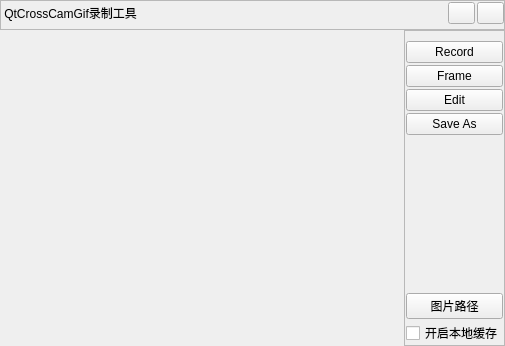
<?xml version="1.0" encoding="UTF-8"?>
<ui version="4.0">
 <class>DDCamGifWidget</class>
 <widget class="QWidget" name="DDCamGifWidget">
  <property name="windowModality">
   <enum>Qt::NonModal</enum>
  </property>
  <property name="geometry">
   <rect>
    <x>0</x>
    <y>0</y>
    <width>505</width>
    <height>346</height>
   </rect>
  </property>
  <property name="windowTitle">
   <string>DDCamGifWidget</string>
  </property>
  <property name="styleSheet">
   <string notr="true"/>
  </property>
  <layout class="QGridLayout" name="gridLayout_2">
   <property name="leftMargin">
    <number>0</number>
   </property>
   <property name="topMargin">
    <number>0</number>
   </property>
   <property name="rightMargin">
    <number>0</number>
   </property>
   <property name="bottomMargin">
    <number>0</number>
   </property>
   <property name="spacing">
    <number>0</number>
   </property>
   <item row="0" column="0">
    <layout class="QVBoxLayout" name="verticalLayout_2">
     <property name="spacing">
      <number>0</number>
     </property>
     <property name="sizeConstraint">
      <enum>QLayout::SetFixedSize</enum>
     </property>
     <item>
      <widget class="QFrame" name="topFrame">
       <property name="sizePolicy">
        <sizepolicy hsizetype="Preferred" vsizetype="Fixed">
         <horstretch>0</horstretch>
         <verstretch>0</verstretch>
        </sizepolicy>
       </property>
       <property name="minimumSize">
        <size>
         <width>0</width>
         <height>30</height>
        </size>
       </property>
       <property name="maximumSize">
        <size>
         <width>16777215</width>
         <height>30</height>
        </size>
       </property>
       <property name="frameShape">
        <enum>QFrame::StyledPanel</enum>
       </property>
       <property name="frameShadow">
        <enum>QFrame::Raised</enum>
       </property>
       <layout class="QGridLayout" name="gridLayout_4">
        <property name="leftMargin">
         <number>0</number>
        </property>
        <property name="topMargin">
         <number>0</number>
        </property>
        <property name="rightMargin">
         <number>0</number>
        </property>
        <property name="bottomMargin">
         <number>0</number>
        </property>
        <property name="spacing">
         <number>0</number>
        </property>
        <item row="0" column="0">
         <layout class="QHBoxLayout" name="horizontalLayout_2">
          <property name="spacing">
           <number>2</number>
          </property>
          <property name="bottomMargin">
           <number>4</number>
          </property>
          <item>
           <widget class="QLabel" name="label_3">
            <property name="sizePolicy">
             <sizepolicy hsizetype="Expanding" vsizetype="Preferred">
              <horstretch>0</horstretch>
              <verstretch>0</verstretch>
             </sizepolicy>
            </property>
            <property name="text">
             <string> QtCrossCamGif录制工具</string>
            </property>
           </widget>
          </item>
          <item>
           <widget class="QPushButton" name="restoreBtn">
            <property name="sizePolicy">
             <sizepolicy hsizetype="Fixed" vsizetype="Fixed">
              <horstretch>0</horstretch>
              <verstretch>0</verstretch>
             </sizepolicy>
            </property>
            <property name="minimumSize">
             <size>
              <width>27</width>
              <height>22</height>
             </size>
            </property>
            <property name="maximumSize">
             <size>
              <width>27</width>
              <height>22</height>
             </size>
            </property>
            <property name="text">
             <string/>
            </property>
           </widget>
          </item>
          <item>
           <widget class="QPushButton" name="closeBtn">
            <property name="minimumSize">
             <size>
              <width>27</width>
              <height>22</height>
             </size>
            </property>
            <property name="maximumSize">
             <size>
              <width>27</width>
              <height>22</height>
             </size>
            </property>
            <property name="text">
             <string/>
            </property>
           </widget>
          </item>
         </layout>
        </item>
       </layout>
      </widget>
     </item>
     <item>
      <layout class="QHBoxLayout" name="horizontalLayout" stretch="4,1">
       <property name="spacing">
        <number>0</number>
       </property>
       <item>
        <widget class="QFrame" name="DDLeftFrame">
         <property name="frameShape">
          <enum>QFrame::NoFrame</enum>
         </property>
         <property name="frameShadow">
          <enum>QFrame::Plain</enum>
         </property>
         <property name="lineWidth">
          <number>0</number>
         </property>
         <layout class="QGridLayout" name="gridLayout_3" rowstretch="1,120,1" columnstretch="1,120,1">
          <property name="sizeConstraint">
           <enum>QLayout::SetDefaultConstraint</enum>
          </property>
          <property name="leftMargin">
           <number>0</number>
          </property>
          <property name="topMargin">
           <number>0</number>
          </property>
          <property name="rightMargin">
           <number>0</number>
          </property>
          <property name="bottomMargin">
           <number>0</number>
          </property>
          <property name="spacing">
           <number>0</number>
          </property>
          <item row="0" column="2" rowspan="3">
           <widget class="QLabel" name="label_2">
            <property name="sizePolicy">
             <sizepolicy hsizetype="Fixed" vsizetype="Preferred">
              <horstretch>0</horstretch>
              <verstretch>0</verstretch>
             </sizepolicy>
            </property>
            <property name="minimumSize">
             <size>
              <width>4</width>
              <height>6</height>
             </size>
            </property>
            <property name="maximumSize">
             <size>
              <width>4</width>
              <height>16777215</height>
             </size>
            </property>
            <property name="text">
             <string/>
            </property>
           </widget>
          </item>
          <item row="1" column="1">
           <widget class="QLabel" name="MidLabel">
            <property name="text">
             <string/>
            </property>
           </widget>
          </item>
          <item row="0" column="0" rowspan="3">
           <widget class="QLabel" name="label_5">
            <property name="sizePolicy">
             <sizepolicy hsizetype="Fixed" vsizetype="Preferred">
              <horstretch>0</horstretch>
              <verstretch>0</verstretch>
             </sizepolicy>
            </property>
            <property name="minimumSize">
             <size>
              <width>4</width>
              <height>0</height>
             </size>
            </property>
            <property name="maximumSize">
             <size>
              <width>4</width>
              <height>16777215</height>
             </size>
            </property>
            <property name="text">
             <string/>
            </property>
           </widget>
          </item>
          <item row="0" column="1">
           <widget class="QLabel" name="label">
            <property name="sizePolicy">
             <sizepolicy hsizetype="Preferred" vsizetype="Fixed">
              <horstretch>0</horstretch>
              <verstretch>0</verstretch>
             </sizepolicy>
            </property>
            <property name="minimumSize">
             <size>
              <width>0</width>
              <height>4</height>
             </size>
            </property>
            <property name="maximumSize">
             <size>
              <width>16777215</width>
              <height>4</height>
             </size>
            </property>
            <property name="text">
             <string/>
            </property>
           </widget>
          </item>
          <item row="2" column="1">
           <widget class="QLabel" name="label_4">
            <property name="sizePolicy">
             <sizepolicy hsizetype="Preferred" vsizetype="Fixed">
              <horstretch>0</horstretch>
              <verstretch>0</verstretch>
             </sizepolicy>
            </property>
            <property name="minimumSize">
             <size>
              <width>0</width>
              <height>4</height>
             </size>
            </property>
            <property name="maximumSize">
             <size>
              <width>16777215</width>
              <height>4</height>
             </size>
            </property>
            <property name="text">
             <string/>
            </property>
           </widget>
          </item>
         </layout>
        </widget>
       </item>
       <item>
        <widget class="QFrame" name="DDRightFrame">
         <property name="frameShape">
          <enum>QFrame::StyledPanel</enum>
         </property>
         <property name="frameShadow">
          <enum>QFrame::Raised</enum>
         </property>
         <layout class="QGridLayout" name="gridLayout">
          <property name="leftMargin">
           <number>0</number>
          </property>
          <property name="topMargin">
           <number>0</number>
          </property>
          <property name="rightMargin">
           <number>0</number>
          </property>
          <property name="bottomMargin">
           <number>0</number>
          </property>
          <property name="spacing">
           <number>0</number>
          </property>
          <item row="0" column="0">
           <layout class="QVBoxLayout" name="verticalLayout">
            <property name="spacing">
             <number>2</number>
            </property>
            <property name="leftMargin">
             <number>1</number>
            </property>
            <property name="rightMargin">
             <number>1</number>
            </property>
            <property name="bottomMargin">
             <number>0</number>
            </property>
            <item>
             <spacer name="verticalSpacer_2">
              <property name="orientation">
               <enum>Qt::Vertical</enum>
              </property>
              <property name="sizeType">
               <enum>QSizePolicy::Fixed</enum>
              </property>
              <property name="sizeHint" stdset="0">
               <size>
                <width>20</width>
                <height>10</height>
               </size>
              </property>
             </spacer>
            </item>
            <item>
             <widget class="QPushButton" name="recordBtn">
              <property name="text">
               <string>Record</string>
              </property>
             </widget>
            </item>
            <item>
             <widget class="QPushButton" name="frameBtn">
              <property name="text">
               <string>Frame</string>
              </property>
             </widget>
            </item>
            <item>
             <widget class="QPushButton" name="EditBtn">
              <property name="text">
               <string>Edit</string>
              </property>
             </widget>
            </item>
            <item>
             <widget class="QPushButton" name="saveToGif">
              <property name="text">
               <string>Save As</string>
              </property>
             </widget>
            </item>
            <item>
             <spacer name="verticalSpacer">
              <property name="orientation">
               <enum>Qt::Vertical</enum>
              </property>
              <property name="sizeType">
               <enum>QSizePolicy::Expanding</enum>
              </property>
              <property name="sizeHint" stdset="0">
               <size>
                <width>20</width>
                <height>130</height>
               </size>
              </property>
             </spacer>
            </item>
            <item>
             <widget class="QPushButton" name="gifPath">
              <property name="text">
               <string>图片路径</string>
              </property>
             </widget>
            </item>
            <item>
             <widget class="QCheckBox" name="checkBox">
              <property name="text">
               <string>开启本地缓存</string>
              </property>
             </widget>
            </item>
           </layout>
          </item>
         </layout>
        </widget>
       </item>
      </layout>
     </item>
    </layout>
   </item>
  </layout>
 </widget>
 <layoutdefault spacing="6" margin="11"/>
 <resources/>
 <connections/>
</ui>
